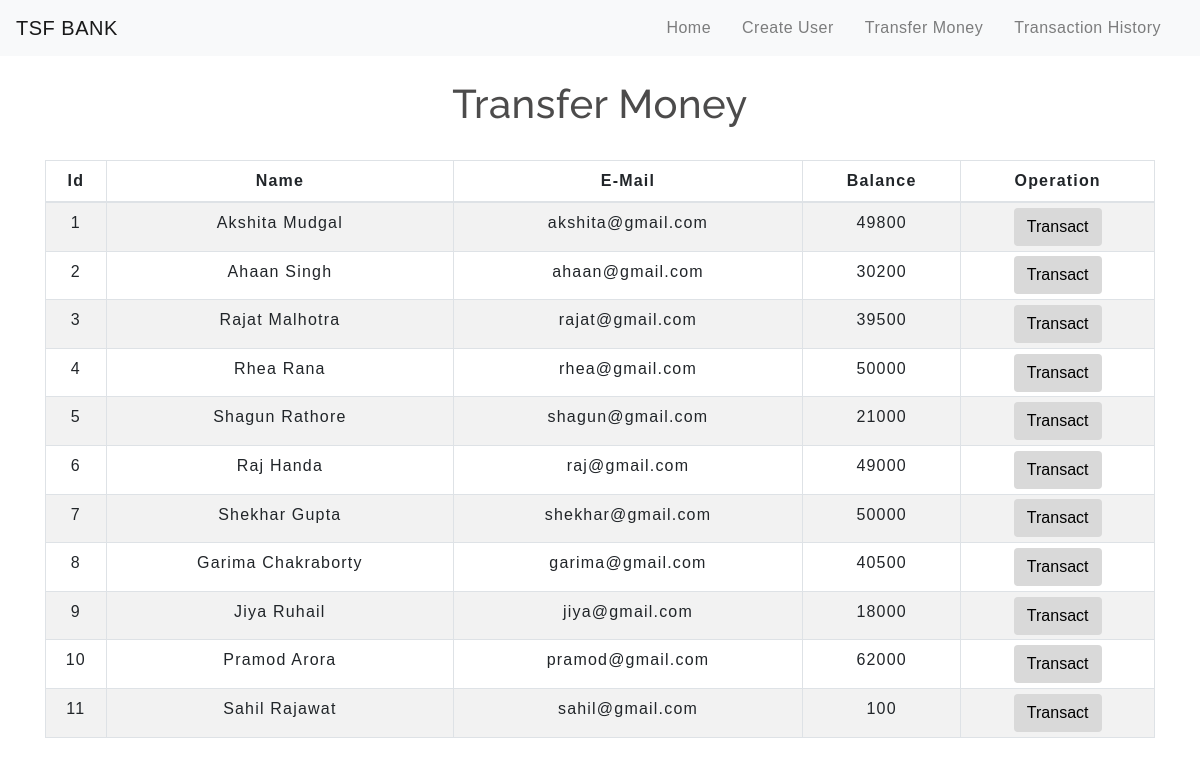
The app's page /transfermoney.php with its own data.
### tables this page shows
CREATE TABLE `users` (
  `id` int(3) NOT NULL,
  `name` text NOT NULL,
  `email` varchar(30) NOT NULL,
  `balance` int(8) NOT NULL
);

### transfermoney.php (the view, shortened to what this page needs)
<!DOCTYPE html>
<html lang="en">
<head>
    <link rel="stylesheet" href="https://maxcdn.bootstrapcdn.com/bootstrap/4.0.0/css/bootstrap.min.css">
    <link rel="stylesheet" type="text/css" href="css/table.css">
    <link rel="stylesheet" type="text/css" href="css/navbar.css">
</head>
<body>
<?php
    include 'config.php';
    $sql = "SELECT * FROM users";
    $result = mysqli_query($conn,$sql);
?>
<?php
  include 'navbar.php';
?>
<div class="container">
        <h2 class="text-center pt-4">Transfer Money</h2>
        <br>
            <div class="row">
                <div class="col">
                    <div class="table-responsive-sm">
                    <table class="table table-hover table-sm table-striped table-condensed table-bordered">
                        <thead>
                            <tr>
                            <th scope="col" class="text-center py-2">Id</th>
                            <th scope="col" class="text-center py-2">Name</th>
                            <th scope="col" class="text-center py-2">E-Mail</th>
                            <th scope="col" class="text-center py-2">Balance</th>
                            <th scope="col" class="text-center py-2">Operation</th>
                            </tr>
                        </thead>
                        <tbody>
                <?php
                    while($rows=mysqli_fetch_assoc($result)){
                ?>
                    <tr>
                        <td class="py-2"><?php echo $rows['id'] ?></td>
                        <td class="py-2"><?php echo $rows['name']?></td>
                        <td class="py-2"><?php echo $rows['email']?></td>
                        <td class="py-2"><?php echo $rows['balance']?></td>
                        <td><a href="selecteduserdetail.php?id= <?php echo $rows['id'] ;?>"> <button type="button" class="btn">Transact</button></a></td>
                    </tr>
                <?php
                    }
                ?>
                        </tbody>
                    </table>
                    </div>
                </div>
            </div>
         </div>
</body>
</html>

### navbar.php (shortened to what this page needs)
<nav class="navbar navbar-expand-md navbar-light bg-light">
<a class="navbar-brand" href="index.php">TSF BANK</a>
<div class="collapse navbar-collapse" id="collapsibleNavbar">
      <ul class="navbar-nav ml-auto">
        <li class="nav-item">
          <a class="nav-link" href="index.php">Home</a>
        </li>
        <li class="nav-item">
          <a class="nav-link" href="createuser.php">Create User</a>
        </li>
        <li class="nav-item">
          <a class="nav-link" href="transfermoney.php">Transfer Money</a>
        </li>
        <li class="nav-item">
          <a class="nav-link" href="transactionhistory.php">Transaction History</a>
        </li>
    </div>
 </nav>

### css/table.css (style rules this page uses)
* { padding: 0; margin: 0; box-sizing: border-box; font-family: sans-serif; }
h2 { font-size: 40px; }
table { letter-spacing: 1.2px; }
td { text-align: center; }
button { border:none; background: #d9d9d9; transition: 1s; }

### css/navbar.css (style rules this page uses)
.nav-link { margin-right: 15px; color:#2F363F; letter-spacing: 0.5px; transition: 0.5s; }
.navbar-brand { color: #4C4B4B; letter-spacing: 0.5px; }
h2 { color: #4C4B4B; letter-spacing: 0.5px; font-family: raleway; }

### transfermoney.php (style rules this page uses)
button { transition: 1.5s; }

### records on screen
users: id "1", name "Akshita Mudgal", email "akshita@gmail.com", balance "49800"
users: id "2", name "Ahaan Singh", email "ahaan@gmail.com", balance "30200"
users: id "3", name "Rajat Malhotra", email "rajat@gmail.com", balance "39500"
users: id "4", name "Rhea Rana", email "rhea@gmail.com", balance "50000"
users: id "5", name "Shagun Rathore", email "shagun@gmail.com", balance "21000"
users: id "6", name "Raj Handa", email "raj@gmail.com", balance "49000"
users: id "7", name "Shekhar Gupta", email "shekhar@gmail.com", balance "50000"
users: id "8", name "Garima Chakraborty", email "garima@gmail.com", balance "40500"
users: id "9", name "Jiya Ruhail", email "jiya@gmail.com", balance "18000"
users: id "10", name "Pramod Arora", email "pramod@gmail.com", balance "62000"
users: id "11", name "Sahil Rajawat", email "sahil@gmail.com", balance "100"
